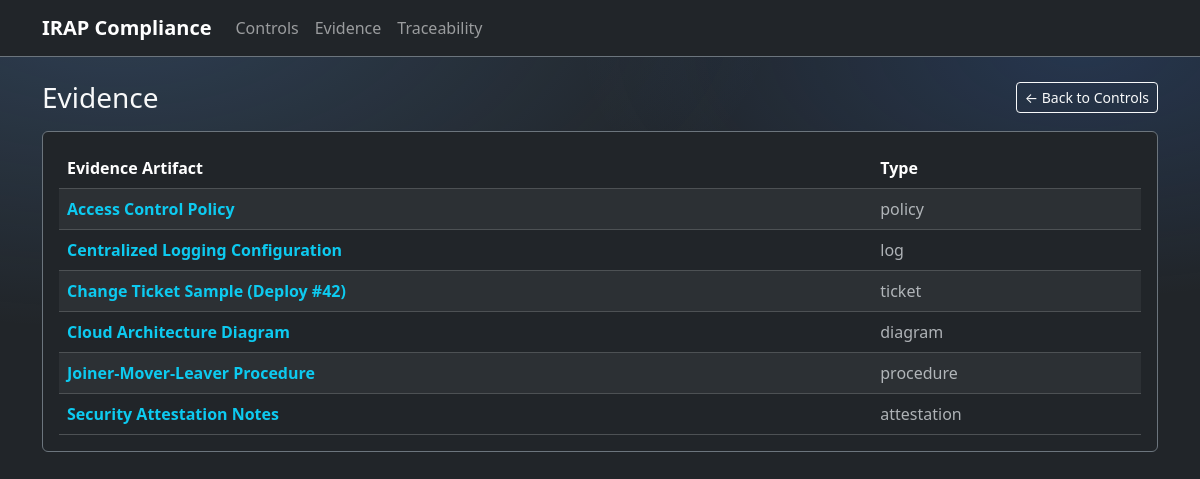
Page /evidence/ on the earlier database version.
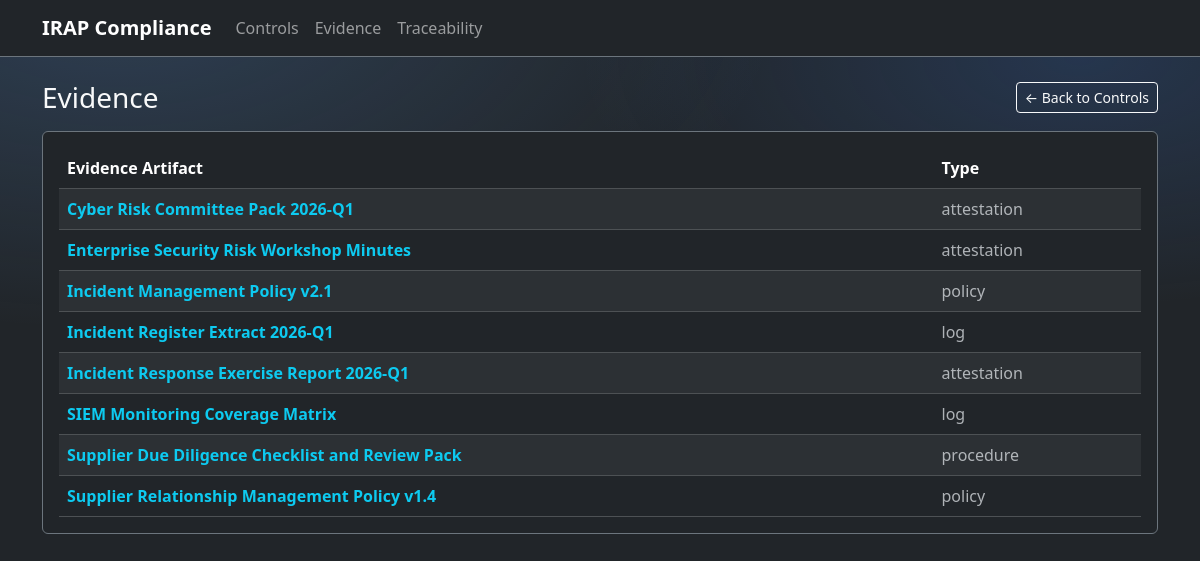
Same page on the later database version.
### irap/models.py (models this page shows, shortened)
class TimeStampedModel(models.Model):
    created_at = models.DateTimeField(default=timezone.now, editable=False)
    updated_at = models.DateTimeField(auto_now=True, null=True, blank=True)
    class Meta:
        abstract = True

class Evidence(TimeStampedModel):
    class EvidenceType(models.TextChoices):
        POLICY = "policy", "Policy"
        PROCEDURE = "procedure", "Procedure"
        DIAGRAM = "diagram", "Architecture diagram"
        TICKET = "ticket", "Change ticket"
        LOG = "log", "Log / monitoring"
        ATTESTATION = "attestation", "Interview / attestation"
        OTHER = "other", "Other"
    name = models.CharField(max_length=255)
    type = models.CharField(max_length=64, choices=EvidenceType.choices, default=EvidenceType.OTHER)
    description = models.TextField(blank=True)
    version = models.CharField(max_length=16, default="v1.0")
    controls = models.ManyToManyField(Control, through="EvidenceUsage", related_name="evidence_items")
    class Meta:
        indexes = [
            models.Index(fields=["type"]),
            models.Index(fields=["name"]),
        ]
        ordering = ["name"]

### irap/views.py (the view)
# urls.py: path("evidence/", views.evidence_list, name="evidence_list"),
def evidence_list(request):
    evidence_items = Evidence.objects.all().order_by("name")
    return render(request, "irap/evidence_list.html", {"evidence_items": evidence_items})

### templates/irap/evidence_list.html (shortened to what this page needs)
{% extends 'base.html' %}
{% block content %}
  <div class="d-flex align-items-center justify-content-between mb-3">
    <h1 class="h3 mb-0">Evidence</h1>
    <a class="btn btn-outline-light btn-sm" href="{% url 'irap:control_list' %}">&larr; Back to Controls</a>
  </div>
  <div class="card bg-dark border-secondary mb-3">
    <div class="card-body">
    {% if evidence_items %}
      <div class="table-responsive">
        <table class="table table-dark table-striped table-hover align-middle mb-0" aria-label="Evidence table">
          <thead>
            <tr>
              <th>Evidence Artifact</th>
              <th>Type</th>
            </tr>
          </thead>
          <tbody>
            {% for evidence in evidence_items %}
              <tr>
                <td>
                  <a class="link-info text-decoration-none" href="{% url 'irap:evidence_detail' evidence.pk %}">
                    <strong>{{ evidence.name }}</strong>
                  </a>
                </td>
                <td class="text-muted">{{ evidence.type }}</td>
              </tr>
            {% endfor %}
          </tbody>
        </table>
      </div>
    {% else %}
      <div class="alert alert-secondary mb-0">No evidence artifacts available yet.</div>
    {% endif %}
    </div>
  </div>
{% endblock %}

### templates/base.html (shortened to what this page needs)
{% load static %}
<!doctype html>
<html lang="en" data-bs-theme="dark">
  <head>
    <link href="https://cdn.jsdelivr.net/npm/bootstrap@5.3.3/dist/css/bootstrap.min.css" rel="stylesheet">
    <link rel="stylesheet" href="{% static 'irap/styles.css' %}" />
  </head>
  <body class="bg-dark text-light">
    <header class="navbar navbar-expand-lg navbar-dark bg-dark border-bottom border-secondary">
      <div class="container">
        <a class="navbar-brand fw-bold" href="{% url 'irap:control_list' %}">IRAP Compliance</a>
        <div class="collapse navbar-collapse" id="irapNav">
          <ul class="navbar-nav me-auto mb-2 mb-lg-0">
            <li class="nav-item">
              <a class="nav-link" href="{% url 'irap:control_list' %}">Controls</a>
            </li>
            <li class="nav-item">
              <a class="nav-link" href="{% url 'irap:evidence_list' %}">Evidence</a>
            </li>
            <li class="nav-item">
              <a class="nav-link" href="{% url 'irap:traceability_report' %}">Traceability</a>
            </li>
          </ul>
        </div>
      </div>
    </header>
    <main class="container py-4">
      {% block content %}{% endblock %}
    </main>
  </body>
</html>

### static/irap/styles.css (style rules this page uses)
:root { --bg: #0b1220; --panel: #121c33; --panel-2: #0f1830; --text: #e8eefc; --muted: #a9b5d6; --border: rgba(255,255,255,0.10); --primary: #60a5fa; --primary-2: #3b82f6; --danger: #fb7185; --success: #34d399; --warn: #fbbf24; }
* { box-sizing: border-box; }
body { margin: 0; font-family: ui-sans-serif, system-ui, -apple-system, Segoe UI, Roboto, Helvetica, Arial, "Apple Color Emoji","Segoe UI Emoji"; background: radial-gradient(1200px 600px at 10% 0%, rgba(96,165,250,0.20), transparent 55%), radial-gradient(1000px 500px at 90% 10%, rgba(59,130,246,0.18), transparent 50%), var(--bg); color: var(--text); }

Differences in the rows shown:
removed Evidence: name "Access Control Policy", type "policy"
removed Evidence: name "Centralized Logging Configuration", type "log"
removed Evidence: name "Change Ticket Sample (Deploy #42)", type "ticket"
removed Evidence: name "Cloud Architecture Diagram", type "diagram"
removed Evidence: name "Joiner-Mover-Leaver Procedure", type "procedure"
removed Evidence: name "Security Attestation Notes", type "attestation"
added Evidence: name "Cyber Risk Committee Pack 2026-Q1", type "attestation"
added Evidence: name "Enterprise Security Risk Workshop Minutes", type "attestation"
added Evidence: name "Incident Management Policy v2.1", type "policy"
added Evidence: name "Incident Register Extract 2026-Q1", type "log"
added Evidence: name "Incident Response Exercise Report 2026-Q1", type "attestation"
added Evidence: name "SIEM Monitoring Coverage Matrix", type "log"
added Evidence: name "Supplier Due Diligence Checklist and Review Pack", type "procedure"
added Evidence: name "Supplier Relationship Management Policy v1.4", type "policy"
